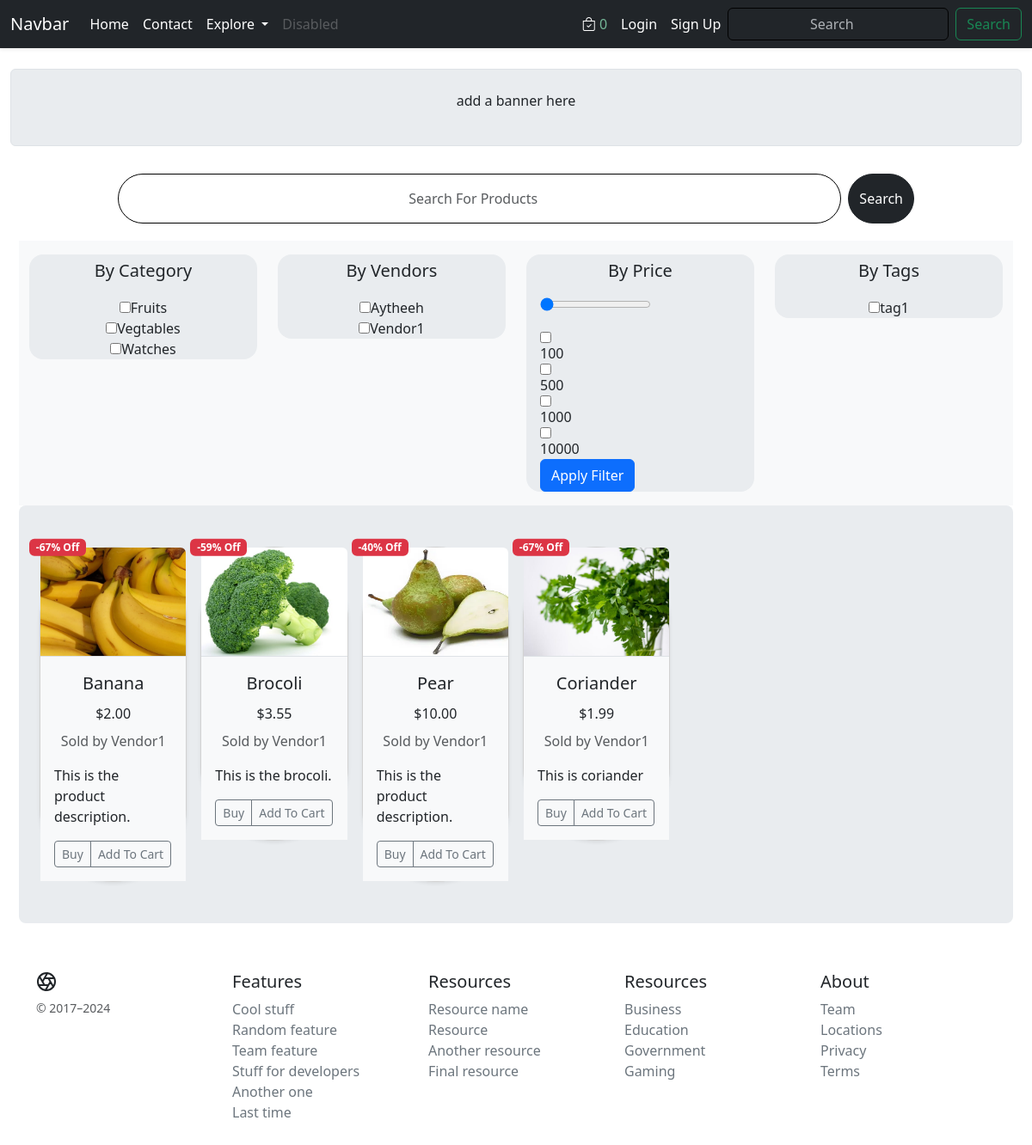
Screenshot of /vendor/vengd2fac2bfa/shop/ with the database file from the repository.
### core/models.py (models this page shows, shortened)
class Category(models.Model):
    cid = ShortUUIDField(unique=True, length=10, max_length=20,
                         prefix='cat', alphabet='abcdefgh12345')
    title = models.CharField(max_length=100)
    image = models.ImageField(upload_to='Category', default='category.jpg')
    class Meta:
        verbose_name_plural = "Categories"

class Vendor(models.Model):
    vid = ShortUUIDField(unique=True, length=10, max_length=20,
                         prefix="ven", alphabet="abcdefgh12345")
    title = models.CharField(max_length=100, default='DefaultVendorName')
    image = models.ImageField(
        upload_to=user_directory_path, default='category.jpg')
    description = models.TextField(
        null=True, blank=True, default="This is the product description.")
    user = models.ForeignKey(User, on_delete=models.SET_NULL, null=True)
    address = models.CharField(max_length=100, default="123 Main St")
    contact = models.CharField(max_length=100, default="+91 999000")
    chat_response_time = models.CharField(max_length=100, default="100")
    shipping_on_time = models.CharField(max_length=100, default="100")
    authentic_rating = models.CharField(max_length=100, default="100")
    days_return = models.CharField(max_length=100, default="100")
    warrenty_period = models.CharField(max_length=100, default="100")
    class Meta:
        verbose_name_plural = "Vendors"
    def __str__(self):
        return self.title

class Product(models.Model):
    pid = ShortUUIDField(unique=True, length=10,
                         max_length=20, alphabet='abcdefgh12345')
    title = models.CharField(max_length=100)
    image = models.ImageField(upload_to=user_directory_path)
    description = models.TextField(
        null=True, blank=True, default="This is the product description.")
    user = models.ForeignKey(User, on_delete=models.SET_NULL, null=True)
    category = models.ForeignKey(
        Category, on_delete=models.SET_NULL, null=True)
    vendor = models.ForeignKey(Vendor, on_delete=models.SET_NULL, null=True)
    price = models.DecimalField(
        max_digits=9999999, decimal_places=2, default="1.99")
    old_price = models.DecimalField(
        max_digits=9999999, decimal_places=2, default="2.99")
    specifications = models.TextField(null=True, blank=True)
    tags = TaggableManager(blank=True)
    product_status = models.CharField(
        choices=STATUS, max_length=10, default="in_review")
    status = models.BooleanField(default=True)
    in_stock = models.BooleanField(default=True)
    featured = models.BooleanField(default=False)
    digital = models.BooleanField(default=False)
    sku = ShortUUIDField(unique=True, length=4,
                         max_length=10, alphabet='1234567890')
    date = models.DateTimeField(auto_now_add=True)
    updated = models.DateTimeField(null=True, blank=True)
    class Meta:
        verbose_name_plural = "Products"
    def get_percentage(self):
        new_price = (self.price / self.old_price) * 100
        return new_price

### core/views.py (the view)
# urls.py: path('vendor/<vid>/shop/', views.vendor_shop, name='vendor-shop'),
def vendor_shop(request, vid):
    vendor = get_object_or_404(Vendor, vid=vid)
    products_of_vendor = Product.objects.filter(
        vendor=vendor, product_status='published').order_by('?')
    context = {
        'vendor': vendor,
        'products_of_vendor': products_of_vendor,
    }
    return render(request, 'core/vendor_shop.html', context)

### core/context_processors.py (called while the page is built)
def default(request):
    categories_context = Category.objects.all()
    vendors_context = Vendor.objects.all()
    try:
        address_context = Address.objects.get(user=request.user)
    except:
        address_context = None
    min_max_price = Product.objects.aggregate(Min("price"), Max("price"))
    return {
        'categories_context': categories_context,
        'vendors_context': vendors_context,
        'address_context': address_context,
        'min_max_price_context': min_max_price,
    }

### Templates/core/vendor_shop.html (shortened to what this page needs)
{% extends 'core/base.html' %}
{% block content %}
{%load static %}
<div class="container-fluid">
    <div class="row bg-body-secondary my-4 p-3 border rounded mx-auto">
        <div class="col-12 p-2">
            <ul class="nav justify-content-center">
                <p>add a banner here</p>
            </ul>
        </div>
    </div>
</div>
<div class="container m-2 mx-auto">
    <div class="row justify-content-center rounded-pill ">
        <div class="col-lg-10 py-lg-2 py-md-2 py-sm-1 py-1">
            <form class="d-flex" role="search">
                <input class="form-control rounded-pill py-lg-3 py-md-3 py-sm-3 py-3 me-2" type="search"
                    placeholder="Search For Products" aria-label="Search">
                <button class="btn btn-dark rounded-pill" type="submit">Search</button>
            </form>
        </div>
    </div>
</div>
<div class="container m-1 p-1 mx-auto">
    <div class="row justify-content-center align-items-stretch">
        <div class="col-lg-3 col-md-6 d-flex flex-column bg-body-tertiary">
            <div class="rounded-4  my-3 text-center align-items-center border-2 bg-body-secondary">
                <p class="lead text-center pt-1">By Category</p>
                <form>
                    {% for c in categories_context %}
                    <input type="checkbox" name="" value="{{c.id}}" id="">{{c.title}}<br>
                    {% endfor %}
                </form>
            </div>
        </div>
        <div class="col-lg-3 col-md-6 d-flex flex-column bg-body-tertiary">
            <div class="rounded-4  my-3 text-center align-items-center border-2 bg-body-secondary">
                <p class="lead text-center pt-1">By Vendors</p>
                <form>
                    {% for v in vendors_context %}
                    <input type="checkbox" name="" value="{{v.id}}" id="">{{v.title}}<br>
                    {% endfor %}
                </form>
            </div>
        </div>
        <div class="col-lg-3 col-md-6 d-flex flex-column bg-body-tertiary">
            <div
                class=" rounded-4 my-3 text-center align-items-center justify-content-center border-2 bg-body-secondary">
                <p class="lead text-center pt-1">By Price</p>
                <form action="">
                    <div class="d-flex flex-column align-items-start ms-3 ">
                        <input type="range" class="" min="1" max="999999" value="0" name="" id=""><br>
                        <input type="checkbox" value="100" name="price" id="">100<br>
                        <input type="checkbox" value="500" name="price" id="">500<br>
                        <input type="checkbox" value="1000" name="price" id="">1000<br>
                        <input type="checkbox" value="10000" name="price" id="">10000<br>
                        <input type="submit" class="btn btn-primary" value="Apply Filter" name="" id="">
                    </div>
                </form>
            </div>
        </div>
        <div class="col-lg-3 col-md-6 d-flex flex-column bg-body-tertiary">
            <div class="rounded-4 my-3 text-center align-items-center border-2 bg-body-secondary">
                <p class="lead text-center pt-1">By Tags</p>
                <form>
                    <input type="checkbox" name="" value="" id="">tag1<br>
                </form>
            </div>
        </div>
        <div class="col-lg-12 col-md-12 bg-body-secondary rounded-3 ">
            <div class="album py-5 ">
                <div class="container">
                    <div class="row row-cols-1 row-cols-sm-2 row-cols-md-3 g-3">
                        {% for p in products_of_vendor %}
                        <div class="col-xl-2 col-lg-3 col-md-3 col-sm-6">
                            <div class="card shadow-sm border-1 rounded-pill rounded-3"
                                style="max-width: 250px; position: relative;">
                                <div class="position-absolute top-0 start-0 translate-middle badge bg-danger"
                                    style="z-index: 1; margin-left: 20px;">
                                    -{{p.get_percentage|floatformat:0}}% Off
                                </div>
                                <a href="{% url 'core:product-details' p.pid %}" class="text-decoration-none text-dark">
                                    <div class="ratio ratio-4x3">
                                        <img src="{{ p.image.url }}"
                                            class="bd-placeholder-img card-img-top img-responsive border-1 border-bottom  rounded-top"
                                            width="100%" height="100%" role="img" preserveAspectRatio="xMidYMid slice"
                                            focusable="false">
                                    </div>
                                    <div class="card-body bg-body-tertiary">
                                        <p class="card-title text-center fs-5">{{p.title}}</p>
                                </a>
                                <p class="card-title text-center fs-6">${{p.price}}</p>
                                <p class="card-text text-center"><small class="text-body-secondary fs-6">Sold by
                                        {{p.vendor}}</small></p>
                                <p class="card-text">{{p.description}}</p>
                                <div class="d-flex justify-content-between align-items-center">
                                    <div class="btn-group bg-body-tertiary">
                                        <button type="button" class="btn btn-sm btn-outline-secondary">Buy</button>
                                        <button type="button" class="btn btn-sm btn-outline-secondary">Add To
                                            Cart</button>
                                    </div>
                                </div>
                            </div>
                        </div>
                    </div>
                    {%endfor%}
                </div>
            </div>
{%endblock content%}

### static/css/styles.css (style rules this page uses)
.card { transition: transform 0.3s, box-shadow 0.3s; border-radius: 15px; }
.btn { transition: color 0.3s; }
.form-control { border-color: black; }
input::placeholder { text-align: center; }

### rows the page displays
Category: title "Fruits"
Category: title "Vegtables"
Category: title "Watches"
Vendor: title "Aytheeh"
Vendor: title "Vendor1"
Product: get_percentage "67", image (picture), title "Banana", price "2.00", vendor "Vendor1", description "This is the product description."
Product: get_percentage "59", image (picture), title "Brocoli", price "3.55", vendor "Vendor1", description "This is the brocoli."
Product: get_percentage "40", image (picture), title "Pear", price "10.00", vendor "Vendor1", description "This is the product description."
Product: get_percentage "67", image (picture), title "Coriander", price "1.99", vendor "Vendor1", description "This is coriander"

### other values shown
{{ request.session.cart_data_obj|length }} "0"
